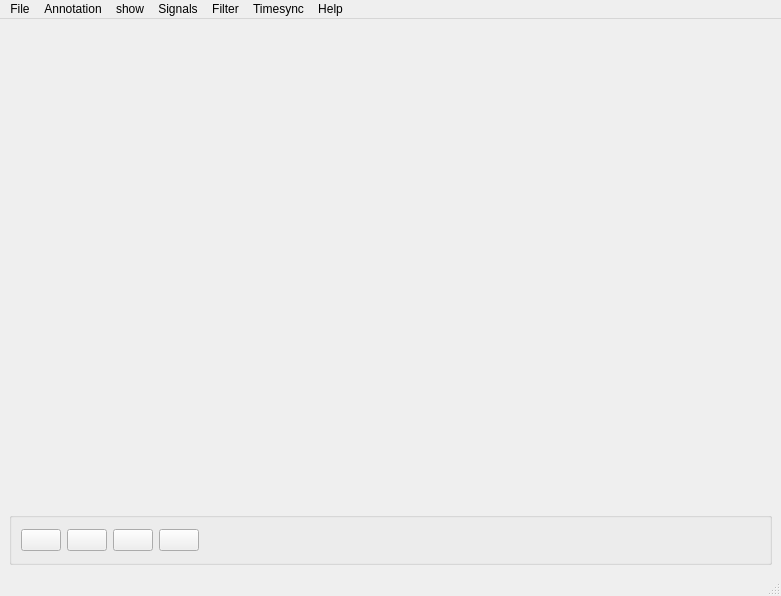
<?xml version="1.0" encoding="UTF-8"?>
<ui version="4.0">
 <class>EEGLAB</class>
 <widget class="QMainWindow" name="EEGLAB">
  <property name="geometry">
   <rect>
    <x>0</x>
    <y>0</y>
    <width>781</width>
    <height>596</height>
   </rect>
  </property>
  <property name="windowTitle">
   <string>MainWindow</string>
  </property>
  <widget class="QWidget" name="centralwidget">
   <layout class="QVBoxLayout" name="verticalLayout" stretch="9,1">
    <property name="spacing">
     <number>6</number>
    </property>
    <item>
     <widget class="QmyFigureCanvas" name="widget" native="true"/>
    </item>
    <item>
     <widget class="QGroupBox" name="groupBox">
      <property name="title">
       <string/>
      </property>
      <layout class="QHBoxLayout" name="horizontalLayout">
       <item>
        <widget class="QPushButton" name="stream_left">
         <property name="text">
          <string/>
         </property>
         <property name="icon">
          <iconset resource="res.qrc">
           <normaloff>:/icons/images/610.bmp</normaloff>:/icons/images/610.bmp</iconset>
         </property>
        </widget>
       </item>
       <item>
        <widget class="QPushButton" name="stop">
         <property name="text">
          <string/>
         </property>
         <property name="icon">
          <iconset resource="res.qrc">
           <normaloff>:/icons/images/624.bmp</normaloff>:/icons/images/624.bmp</iconset>
         </property>
        </widget>
       </item>
       <item>
        <widget class="QPushButton" name="stream_continue">
         <property name="text">
          <string/>
         </property>
         <property name="icon">
          <iconset resource="res.qrc">
           <normaloff>:/icons/images/620.bmp</normaloff>:/icons/images/620.bmp</iconset>
         </property>
        </widget>
       </item>
       <item>
        <widget class="QPushButton" name="stream_right">
         <property name="text">
          <string/>
         </property>
         <property name="icon">
          <iconset resource="res.qrc">
           <normaloff>:/icons/images/612.bmp</normaloff>:/icons/images/612.bmp</iconset>
         </property>
        </widget>
       </item>
       <item>
        <spacer name="horizontalSpacer">
         <property name="orientation">
          <enum>Qt::Horizontal</enum>
         </property>
         <property name="sizeHint" stdset="0">
          <size>
           <width>40</width>
           <height>20</height>
          </size>
         </property>
        </spacer>
       </item>
      </layout>
     </widget>
    </item>
   </layout>
  </widget>
  <widget class="QMenuBar" name="menubar">
   <property name="geometry">
    <rect>
     <x>0</x>
     <y>0</y>
     <width>781</width>
     <height>26</height>
    </rect>
   </property>
   <widget class="QMenu" name="menuFile">
    <property name="title">
     <string>File</string>
    </property>
    <addaction name="actionOpen"/>
    <addaction name="actionOpen_stream"/>
    <addaction name="separator"/>
    <addaction name="actionStart_Video"/>
    <addaction name="separator"/>
    <addaction name="actionSave_as"/>
    <addaction name="separator"/>
    <addaction name="actionExit"/>
   </widget>
   <widget class="QMenu" name="menuSignals">
    <property name="title">
     <string>Signals</string>
    </property>
    <addaction name="actionProperties"/>
    <addaction name="actionAdd"/>
   </widget>
   <widget class="QMenu" name="menuFilter">
    <property name="title">
     <string>Filter</string>
    </property>
    <addaction name="actionNew"/>
    <addaction name="actionAdjust"/>
    <addaction name="actionRemove_all"/>
   </widget>
   <widget class="QMenu" name="menuTimesync">
    <property name="title">
     <string>Timesync</string>
    </property>
    <addaction name="actionGo_to_start_of_file"/>
    <addaction name="actionGo_to_end_of_file"/>
    <addaction name="actionJump_to"/>
   </widget>
   <widget class="QMenu" name="menuAnnotation">
    <property name="title">
     <string>Annotation</string>
    </property>
    <addaction name="actionAnnotations"/>
    <addaction name="actionAnnotation_editor"/>
   </widget>
   <widget class="QMenu" name="menushow">
    <property name="title">
     <string>show</string>
    </property>
    <addaction name="separator"/>
    <addaction name="actionPower_Spectrum"/>
    <addaction name="actionPhase"/>
   </widget>
   <widget class="QMenu" name="menuHelp">
    <property name="title">
     <string>Help</string>
    </property>
    <addaction name="actionAbout_EEGLAB"/>
    <addaction name="actionVideos"/>
    <addaction name="actionTutor"/>
   </widget>
   <addaction name="menuFile"/>
   <addaction name="menuAnnotation"/>
   <addaction name="menushow"/>
   <addaction name="menuSignals"/>
   <addaction name="menuFilter"/>
   <addaction name="menuTimesync"/>
   <addaction name="menuHelp"/>
  </widget>
  <widget class="QStatusBar" name="statusbar"/>
  <action name="actionOpen">
   <property name="text">
    <string>Open</string>
   </property>
  </action>
  <action name="actionOpen_stream">
   <property name="text">
    <string>Open stream</string>
   </property>
  </action>
  <action name="actionStart_Video">
   <property name="text">
    <string>Start Video</string>
   </property>
  </action>
  <action name="actionSave_as">
   <property name="text">
    <string>Save as</string>
   </property>
   <property name="shortcut">
    <string>Ctrl+S</string>
   </property>
  </action>
  <action name="actionExit">
   <property name="text">
    <string>Exit</string>
   </property>
  </action>
  <action name="actionProperties">
   <property name="text">
    <string>Properties</string>
   </property>
  </action>
  <action name="actionAdd">
   <property name="text">
    <string>Add</string>
   </property>
  </action>
  <action name="actionNew">
   <property name="text">
    <string>New</string>
   </property>
  </action>
  <action name="actionAdjust">
   <property name="text">
    <string>Adjust</string>
   </property>
  </action>
  <action name="actionRemove_all">
   <property name="text">
    <string>Remove all</string>
   </property>
  </action>
  <action name="actionGo_to_start_of_file">
   <property name="text">
    <string>Go to start of file</string>
   </property>
  </action>
  <action name="actionGo_to_end_of_file">
   <property name="text">
    <string>Go to end of file</string>
   </property>
  </action>
  <action name="actionJump_to">
   <property name="text">
    <string>Jump to</string>
   </property>
  </action>
  <action name="actionAnnotations">
   <property name="text">
    <string>Annotations</string>
   </property>
  </action>
  <action name="actionAnnotation_editor">
   <property name="text">
    <string>Annotation editor</string>
   </property>
  </action>
  <action name="actionPower_Spectrum">
   <property name="text">
    <string>Power Spectrum</string>
   </property>
  </action>
  <action name="actionPhase">
   <property name="text">
    <string>Phase</string>
   </property>
  </action>
  <action name="actionAbout_EEGLAB">
   <property name="text">
    <string>About EEGLAB</string>
   </property>
  </action>
  <action name="actionVideos">
   <property name="text">
    <string>Videos </string>
   </property>
  </action>
  <action name="actionTutor">
   <property name="text">
    <string>Tutor</string>
   </property>
  </action>
 </widget>
 <customwidgets>
  <customwidget>
   <class>QmyFigureCanvas</class>
   <extends>QWidget</extends>
   <header location="global">myFigureCanvas.h</header>
   <container>1</container>
  </customwidget>
 </customwidgets>
 <resources>
  <include location="res.qrc"/>
 </resources>
 <connections>
  <connection>
   <sender>actionExit</sender>
   <signal>triggered()</signal>
   <receiver>EEGLAB</receiver>
   <slot>close()</slot>
   <hints>
    <hint type="sourcelabel">
     <x>-1</x>
     <y>-1</y>
    </hint>
    <hint type="destinationlabel">
     <x>399</x>
     <y>299</y>
    </hint>
   </hints>
  </connection>
 </connections>
</ui>
